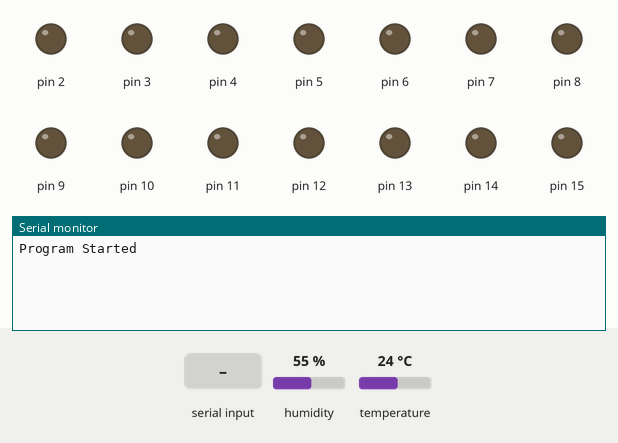
This sketch was run on a simulated Arduino Mega 2560, built with avr-gcc and run on an emulated ATmega2560. Shown: output pins drawn as LEDs (lit = HIGH), the last lines printed to the serial monitor. The inputs (shaded band) are chosen by the test bench; at power-on: humidity 55 %, temperature 24 °C.

Above: at 6.2 s.
6.3 s: "a;" received over Serial
At 7.2 s:
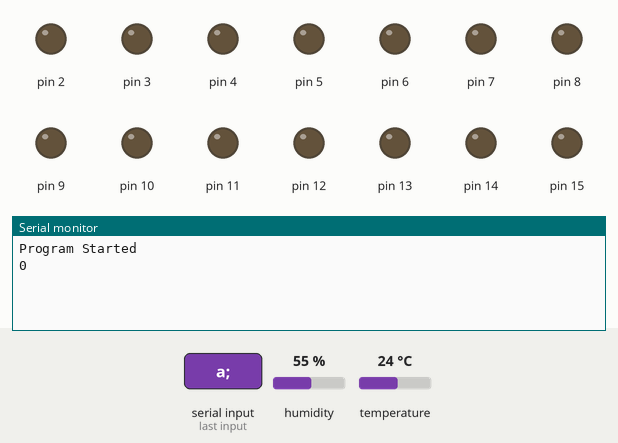
7.8 s: byte 99 ('c') received over Serial
At 8.4 s:
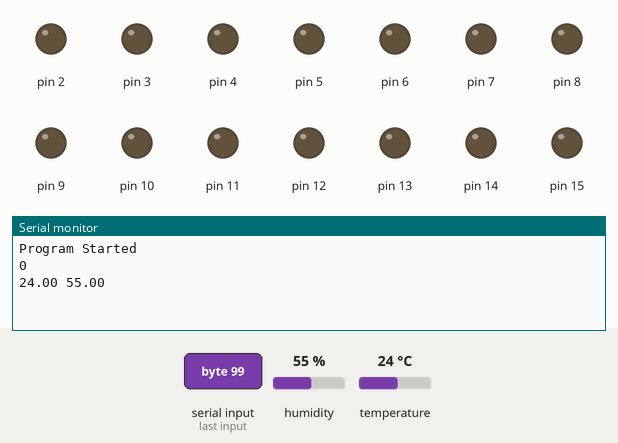
9.3 s: byte 100 ('d') received over Serial
At 10.8 s:
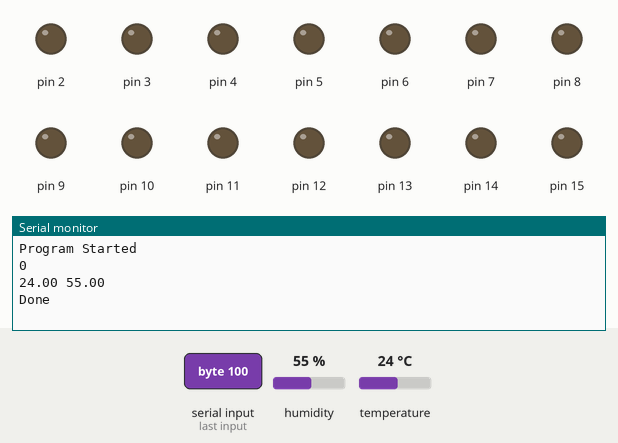

Measured:
- after the input at 6.3 s, the serial monitor: prints a new line at once (image 1)
- after the input at 7.8 s, the serial monitor: prints a new line after 0.05 s (image 2)
- after the input at 9.3 s, the serial monitor: prints a new line after 1.1 s (image 3)

The sketch:

LCSBoxSlave.ino
```cpp
// Code for T/RH measurement and actuation of high voltage switches for signal routing.
// Acts as a slave to the accompanying LabVIEW code.
// Author: Graham Greig, ggreig@sfu.ca

// Code for T,RH and luminosity measurment. Output is to the Serial monitor and
// LabVIEW. Device is to be placed inside of probe station so OLED display has
// been removed.

//#include <Sensirion.h>
//#include <Adafruit_TSL2591.h>
#include <Wire.h>
#include "SHTSensor.h"
#include <math.h>

const unsigned long TRHSTEP   = 5000UL;   // Sensor query period

// Make the temperature sensor object
SHTSensor sht;

// Instantiate the luminosity sensor object
//Adafruit_TSL2591 tsl = Adafruit_TSL2591(2591);

//Declare variables
//uint32_t lum;
//uint16_t ir, full;
unsigned int rawData;
//float lux;
float temperature;
float humidity;
byte measActive = false;
//byte measType = TEMP;
unsigned long trhMillis = 0;        // Time interval tracking
int interlock;
String Pins;
String nextPin = "56";                   // Some value that will never be used.

void setup()
{
  // Setup the Luminosity sensor
  //tsl.begin();
  //tsl.setGain(TSL2591_GAIN_MAX);      // 9876x gain --> for very low light
  //tsl.setTiming(TSL2591_INTEGRATIONTIME_600MS);  // longest integration time (dim light)

  // Setup the temperature sensor
  Wire.begin();
  sht.init();

  //Set the pin modes to output.
  pinMode(22,OUTPUT);
  pinMode(24,OUTPUT);
  pinMode(2,OUTPUT);
  pinMode(3,OUTPUT);
  pinMode(4,OUTPUT);
  pinMode(5,OUTPUT);
  pinMode(6,OUTPUT);
  pinMode(7,OUTPUT);
  pinMode(8,OUTPUT);
  pinMode(9,OUTPUT);
  pinMode(10,OUTPUT);
  pinMode(11,OUTPUT);
  pinMode(12,OUTPUT);
  pinMode(13,OUTPUT);
  pinMode(14,OUTPUT);
  pinMode(15,OUTPUT);
  pinMode(23,OUTPUT);
  pinMode(25,OUTPUT);
  pinMode(27,OUTPUT);
  pinMode(29,OUTPUT);
  pinMode(31,OUTPUT);
  pinMode(33,OUTPUT);
  pinMode(35,OUTPUT);
  pinMode(37,OUTPUT);
  pinMode(39,OUTPUT);
  pinMode(41,OUTPUT);
  pinMode(43,OUTPUT);
  pinMode(45,OUTPUT);
  pinMode(47,OUTPUT);
  pinMode(49,OUTPUT);
  pinMode(51,OUTPUT);
  pinMode(53,OUTPUT);

  Serial.begin(9600);
  byte stat;
  byte error = 0;
  delay(5000);                  // Wait >= 5s before first cmd, before SHT output is 0
  Serial.print("Program Started");
  Serial.print("\n");
  Serial.flush();
}

void loop(){

  //----- necessary for SHT readout -----
  unsigned long curMillis = millis();       // Get current time

  if (curMillis - trhMillis >= TRHSTEP){   // Time for new measurements?
    // Get the T/RH measurement and print to the Serial monitor.
    if (sht.readSample()) {
  //      Serial.print("  RH:  ");
  //      Serial.print(" %");
       humidity = sht.getHumidity();
  //      Serial.print(rh, 2);
  //      Serial.print("\n");
  //      Serial.print("  T:  ");
        temperature = sht.getTemperature();
  //      Serial.print(temp, 2);
  //      Serial.print(" °C");
  //      Serial.print("\n");
        trhMillis = curMillis;
     } else {
      //Serial.print("Error in readSample()\n");
    }
  }
  //Get the luminosity measurement (Commented out for now)
  //lum = tsl.getFullLuminosity(); // Read luminosity
  //ir = lum >> 16;
  //full = lum & 0xFFFF;

  // Check for overflow.
  //if (full == 0xFFFF || ir == 0xFFFF) {
    //lux = 0xFFFF;
    //Serial.print("  Lum:  ");
    //Serial.print( "SATURATION" );
    //Serial.print("\n");
  //} else {
    //lux = tsl.calculateLux( full, ir);
    //Serial.print("  Lum:  ");
    //Serial.print(lux*1000, 2);
    //Serial.print(" mlux");
    //Serial.print("\n");
  //}

  //Check that the light in the dark box is at a reasonable level.
  //if (lux <= 100) {
    //interlock = 0;
  //} else {
    //interlock = 1;
  //}

  // Respond to commands from LabVIEW
  if (Serial.available() > 0) {
    int inByte = Serial.read();

    if (inByte == 'a'){
      // Modified to always return 0. The arduino will not be used for edge
      // detection as the probe station has this capability or it is not needed.
      Serial.print(0);
      Serial.print("\n");
    }

    else if (inByte == 'b'){
      //Serial.print(interlock); (This will not be used at TRIUMF)
      Serial.print(0);
      Serial.print("\n");
      Serial.flush();
    }

    else if (inByte == 'c'){ //Send T/RH inforamtion.
      Serial.print(temperature);
      Serial.print(" ");
      Serial.print(humidity);
      Serial.print("\n");
    }
    else if (inByte == 'd'){ //Close the HV switches based on the input command sequence. Note, the Arduino Serial buffer is only 64 bytes so will need to send in multiple parts.

      // Readout the Serial buffer stream (max of 8 commands).
      Pins = Serial.readStringUntil(';');
      // Serial.println(Pins);


      while(Pins.length() > 0){   //Parse the string by commas. Input must also end with a comma to work.
           int index = 0;
           while(Pins.charAt(index) != ','){
           index++;
           }

           nextPin = Pins.substring(0,index);  // Get the substring
           Pins.remove(0,index+1);
//           Serial.print(nextPin);
//           Serial.print(" ");
           delay(500);

//           bool ans = digitalRead(nextPin.toInt());  //set the pin output status
//           Serial.print("Before ");
//           Serial.print(ans);
           digitalWrite(nextPin.toInt(), HIGH);
//           ans = digitalRead(nextPin.toInt());
//           Serial.print("After ");
//           Serial.print(ans);
      }
      Serial.print("Done");
      Serial.print("\n");
     }
     else if (inByte == 'e'){ // Code to open all relays.
       digitalWrite(22,LOW);
       digitalWrite(24,LOW);
       digitalWrite(2,LOW);
       digitalWrite(3,LOW);
       digitalWrite(4,LOW);
       digitalWrite(5,LOW);
       digitalWrite(6,LOW);
       digitalWrite(7,LOW);
       digitalWrite(8,LOW);
       digitalWrite(9,LOW);
       digitalWrite(10,LOW);
       digitalWrite(11,LOW);
       digitalWrite(12,LOW);
       digitalWrite(13,LOW);
       digitalWrite(14,LOW);
       digitalWrite(15,LOW);
       digitalWrite(21,LOW);
       digitalWrite(23,LOW);
       digitalWrite(25,LOW);
       digitalWrite(27,LOW);
       digitalWrite(29,LOW);
       digitalWrite(31,LOW);
       digitalWrite(33,LOW);
       digitalWrite(35,LOW);
       digitalWrite(37,LOW);
       digitalWrite(39,LOW);
       digitalWrite(41,LOW);
       digitalWrite(43,LOW);
       digitalWrite(45,LOW);
       digitalWrite(47,LOW);
       digitalWrite(49,LOW);
       digitalWrite(51,LOW);
       digitalWrite(53,LOW);
       Serial.print("Done");
       Serial.print("\n");
     }
         else if (inByte == 'f'){ //Open the HV switches based on the input command sequence. Note, the Arduino Serial buffer is only 64 bytes so will need to send in multiple parts.

      // Readout the Serial buffer stream (max of 8 commands).
      Pins = Serial.readStringUntil(';');
      // Serial.println(Pins);


      while(Pins.length() > 0){   //Parse the string by commas. Input must also end with a comma to work.
           int index = 0;
           while(Pins.charAt(index) != ','){
           index++;
           }

           nextPin = Pins.substring(0,index);  // Get the substring
           Pins.remove(0,index+1);
//           Serial.print(nextPin);
//           Serial.print(" ");
           delay(500);

//           bool ans = digitalRead(nextPin.toInt());  //set the pin output status
//           Serial.print("Before ");
//           Serial.print(ans);
           digitalWrite(nextPin.toInt(), LOW);
//           ans = digitalRead(nextPin.toInt());
//           Serial.print("After ");
//           Serial.print(ans);
      }
      Serial.print("Done");
      Serial.print("\n");
    }
  }
    Serial.flush();

  delay(100);
}
```
